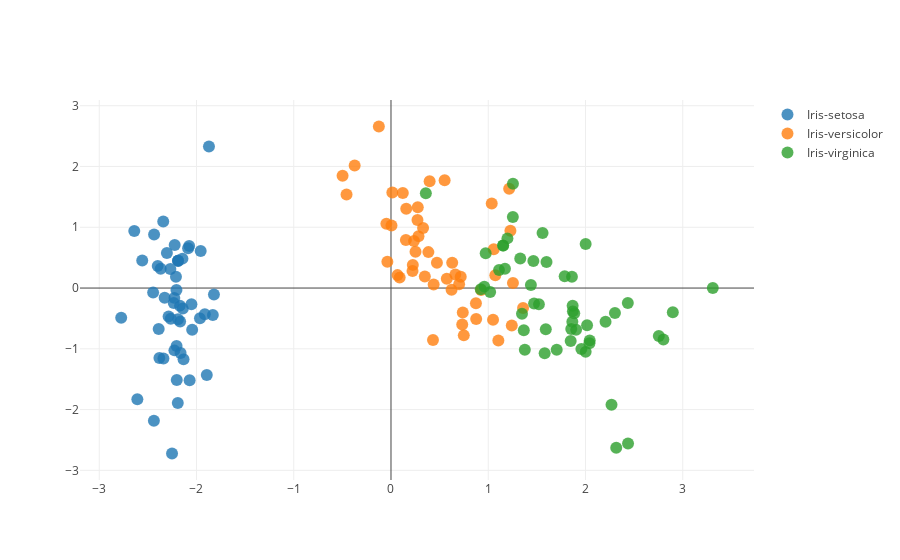

The cell this chart's notebook holds for it:
### Code cell
traces = []

for name in ('Iris-setosa', 'Iris-versicolor', 'Iris-virginica'):

    trace = Scatter(
        x=Y[y==name,0],
        y=Y[y==name,1],
        mode='markers',
        name=name,
        marker=Marker(
            size=12,
            line=Line(
                color='rgba(217, 217, 217, 0.14)',
                width=0.5),
            opacity=0.8))
    traces.append(trace)


data = Data(traces)
layout = Layout(showlegend=True,
                scene=Scene(xaxis=XAxis(title='PC1'),
                yaxis=YAxis(title='PC2'),))

fig = Figure(data=data, layout=layout)
iplot(fig)
